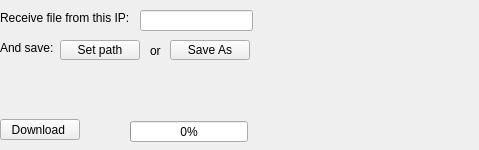
<?xml version="1.0" encoding="UTF-8"?>
<ui version="4.0">
 <class>Form</class>
 <widget class="QWidget" name="Form">
  <property name="geometry">
   <rect>
    <x>0</x>
    <y>0</y>
    <width>479</width>
    <height>150</height>
   </rect>
  </property>
  <property name="windowTitle">
   <string>Form</string>
  </property>
  <widget class="QLabel" name="label">
   <property name="geometry">
    <rect>
     <x>0</x>
     <y>10</y>
     <width>141</width>
     <height>16</height>
    </rect>
   </property>
   <property name="text">
    <string>Receive file from this IP:</string>
   </property>
  </widget>
  <widget class="QLineEdit" name="lineEdit">
   <property name="geometry">
    <rect>
     <x>140</x>
     <y>10</y>
     <width>113</width>
     <height>21</height>
    </rect>
   </property>
  </widget>
  <widget class="QPushButton" name="pushButton">
   <property name="geometry">
    <rect>
     <x>0</x>
     <y>119</y>
     <width>80</width>
     <height>21</height>
    </rect>
   </property>
   <property name="text">
    <string>Download </string>
   </property>
  </widget>
  <widget class="QProgressBar" name="progressBar">
   <property name="geometry">
    <rect>
     <x>130</x>
     <y>121</y>
     <width>118</width>
     <height>21</height>
    </rect>
   </property>
   <property name="value">
    <number>0</number>
   </property>
  </widget>
  <widget class="QLabel" name="label_2">
   <property name="geometry">
    <rect>
     <x>0</x>
     <y>40</y>
     <width>81</width>
     <height>16</height>
    </rect>
   </property>
   <property name="text">
    <string>And save:</string>
   </property>
  </widget>
  <widget class="QPushButton" name="pushButton_2">
   <property name="geometry">
    <rect>
     <x>60</x>
     <y>40</y>
     <width>80</width>
     <height>20</height>
    </rect>
   </property>
   <property name="text">
    <string>Set path</string>
   </property>
  </widget>
  <widget class="QLabel" name="label_3">
   <property name="geometry">
    <rect>
     <x>260</x>
     <y>80</y>
     <width>211</width>
     <height>31</height>
    </rect>
   </property>
   <property name="acceptDrops">
    <bool>true</bool>
   </property>
   <property name="autoFillBackground">
    <bool>false</bool>
   </property>
   <property name="text">
    <string/>
   </property>
   <property name="wordWrap">
    <bool>true</bool>
   </property>
  </widget>
  <widget class="QLabel" name="label_4">
   <property name="geometry">
    <rect>
     <x>250</x>
     <y>120</y>
     <width>221</width>
     <height>21</height>
    </rect>
   </property>
   <property name="text">
    <string/>
   </property>
  </widget>
  <widget class="QPushButton" name="pushButton_3">
   <property name="geometry">
    <rect>
     <x>170</x>
     <y>40</y>
     <width>80</width>
     <height>20</height>
    </rect>
   </property>
   <property name="text">
    <string>Save As</string>
   </property>
  </widget>
  <widget class="QLabel" name="label_5">
   <property name="geometry">
    <rect>
     <x>150</x>
     <y>40</y>
     <width>21</width>
     <height>21</height>
    </rect>
   </property>
   <property name="text">
    <string>or</string>
   </property>
  </widget>
 </widget>
 <resources/>
 <connections/>
</ui>
